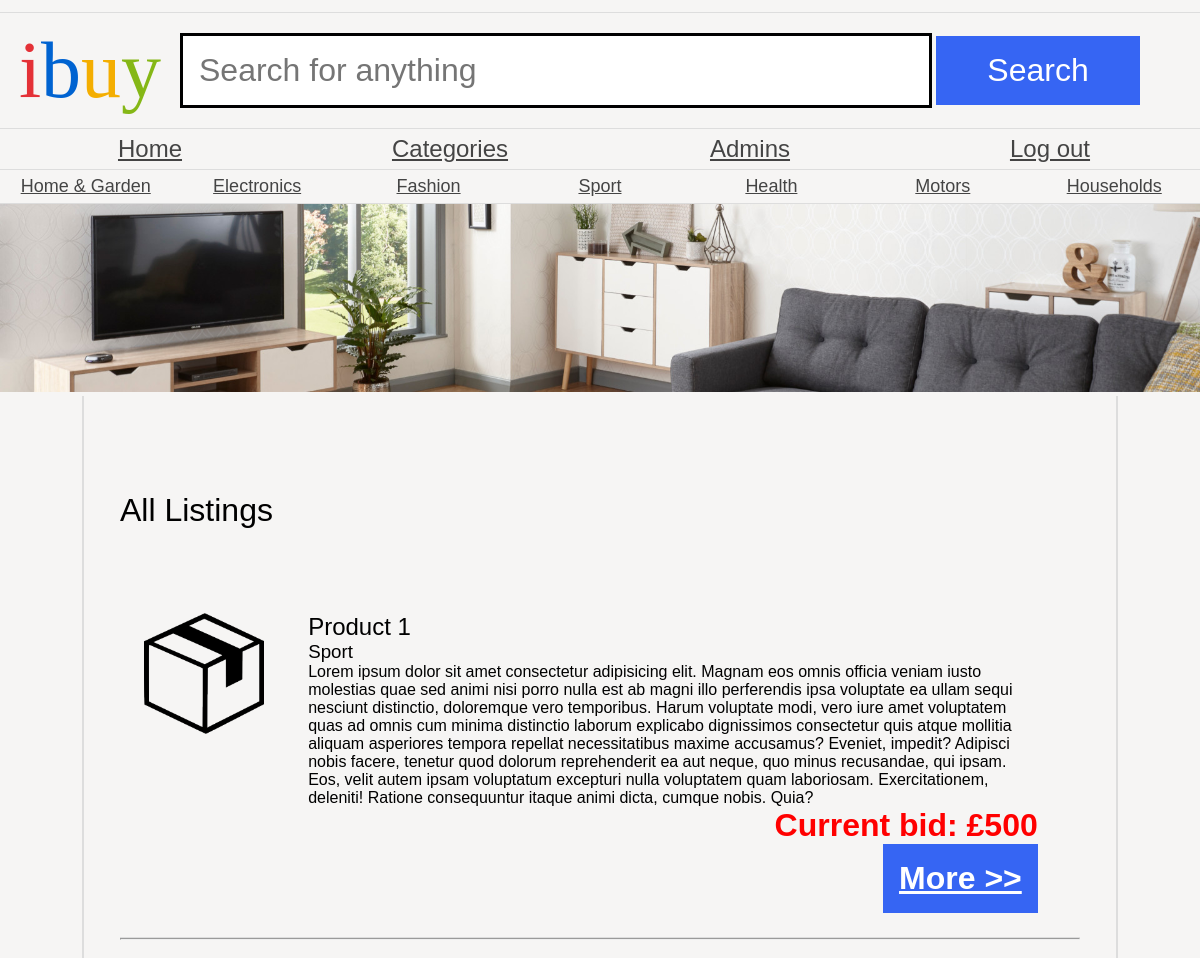
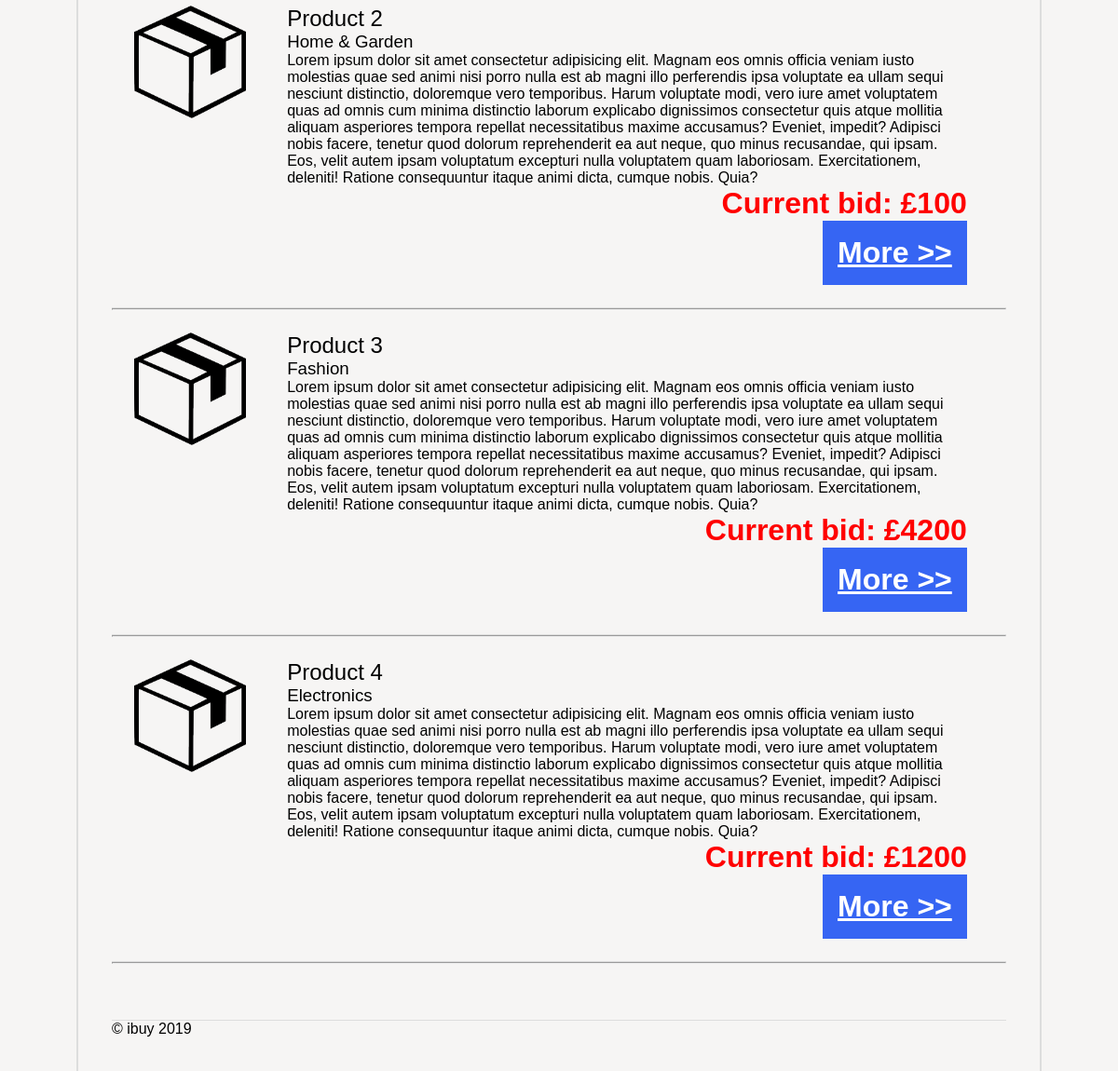
The app's page /websites/as1/public/admin/index.php (signed in) with its own data (2 pictures, top to bottom).
### tables this page shows
CREATE TABLE `category` (
  `id` int(4) NOT NULL,
  `name` varchar(200) NOT NULL
);

CREATE TABLE `auction` (
  `id` int(4) NOT NULL,
  `full_name` varchar(200) NOT NULL,
  `title` varchar(200) NOT NULL,
  `description` text NOT NULL,
  `categoryId` int(4) NOT NULL,
  `created_on` datetime NOT NULL DEFAULT current_timestamp(),
  `end_date` varchar(200) NOT NULL
);

### websites/as1/public/admin/index.php (the view, shortened to what this page needs)
<?php
include 'mainLayout.php';
$auctions = $databaseConnection->prepare('SELECT * FROM auction');
$auctions->execute();
$auctions = $auctions->fetchAll();
echo '<h1>All Listings</h1>';
foreach ($auctions as $auction) {
    $maxBidPrice = $databaseConnection->prepare('SELECT auctionId, MAX(bid) AS max_price FROM bids WHERE auctionId = ' . $auction['id']);
    $maxBidPrice->execute();
    $bidPrice = $maxBidPrice->fetch();
    $categories = $databaseConnection->prepare('SELECT * FROM `category` WHERE id = ' . $auction['categoryId']);
    $categories->execute();
    $categories = $categories->fetch();
?>
    <ul class="productList">
        <li>
            <img src="../product.png" alt="product name">
            <article>
                <h2><?= $auction['title'] ?></h2>
                <h3><?= $categories['name'] ?></h3>
                <p><?= $auction['description'] ?></p>
                <p class="price">Current bid: £<?= ($bidPrice['auctionId'] == $auction['id']) ? $bidPrice['max_price'] : '' ?></p>
                <a href="auction.php?id=<?= $auction['id'] ?>" class="more auctionLink">More &gt;&gt;</a>
            </article>
        </li>
    </ul>
    <hr />
<?php
}
require '../footerLayout.php';
?>

### websites/as1/public/admin/mainLayout.php (shortened to what this page needs)
<?php
include '../databaseConnection.php';
?>
<!DOCTYPE html>
<html>
<head>
    <link rel="stylesheet" href="../ibuy.css" />
</head>
<body>
    <header>
        <h1><span class="i">i</span><span class="b">b</span><span class="u">u</span><span class="y">y</span></h1>
        <form action="#">
            <input type="text" name="search" placeholder="Search for anything" />
            <input type="submit" name="submit" value="Search" />
        </form>
    </header>
    <nav>
        <ul>
            <li><a class="categoryLink" href="index.php">Home</a></li>
            <li><a class="categoryLink" href="adminCategories.php">Categories</a></li>
            <li><a class="categoryLink" href="manageAdmins.php">Admins</a></li>
            <li><a class="categoryLink" href="logout.php">Log out</a></li>
        </ul>
    </nav>
    <nav style="font-size: 12px;">
        <ul>
            <?php
            $category = $databaseConnection->prepare('SELECT * FROM category');
            $category->execute();
            $category = $category->fetchAll();
            foreach ($category as $categories) {
                echo '<li><a class="categoryLink" href="category.php?id=' . $categories['id'] . '">' . $categories['name'] . '</a></li>';
            }
            ?>
        </ul>
    </nav>
    <img src="../banners/1.jpg" alt="Banner" />
    <main>

### websites/as1/public/ibuy.css (style rules this page uses)
* { margin: 0; padding: 0; }
body { font-family: 'Oxygen-Regular', sans-serif; background-color: #f6f5f4; max-width: 100vw; overflow-x: hidden; }
h1, h2, h3, h4 { font-weight: normal; }
a, a:visited { color: #444; }
header { margin-top: 1vw; font-family: 'Univers-Light-Normal'; display: grid; grid-template-columns: 15% 85%; align-items: center; padding-top: 1vw; padding-bottom: 1vw; border-top: 1px solid #ddd; border-bottom: 1px solid #ddd; }
header h1 { text-align: center; font-size: 5em; }
form { display: block; }
header form input[type=text] { border: 3px solid black; font-size: 2em; padding: 0.5em; width: 70%; }
body > img { width: 100vw; }
header form input[type=submit] { background-color: #3665f3; color: white; width: 20%; font-size: 2em; padding: 0.5em; cursor: pointer; border: 0; }
header .i { color: #e43137; }
header .b { color: #0063d1; }
header .u { color: #f4ae01; }
header .y { color: #85b716; }
body > nav { border-bottom: 1px solid #ddd; }
body > nav ul li:last-child a:after { position: absolute; }
body > nav ul { display: flex; width: 100vw; list-style-type: none; }
body > nav ul li { flex: 1; }
body > nav ul li a { display: block; text-align: center; padding-top: 0.5vw; padding-bottom: 0.5vw; font-size: 1.5em; }
.productList { list-style-type: none; }
.productList li { padding: 2vw; border-bottom: 1px solid #ddd; display: grid; grid-template-columns: 18% 80%; }
.productList img { width: auto; display: block; max-width: 10vw; }
p.price { display: block; text-align: right; font-weight: bold; font-size: 2em; }
a.more { display: block; text-align: right; font-weight: bold; float: right; background-color: #3665f3; color: white; font-size: 2em; padding: 0.5em; cursor: pointer; }
main { padding: 3vw; display: block; overflow: hidden; width: 80vw; margin: auto; border-left: 2px solid #ddd; border-right: 2px solid #ddd; }
main h1 { margin-top: 5vw; margin-bottom: 5vw; }
.price { color: red; }

### records on screen
category: name "Home & Garden"
category: name "Electronics"
category: name "Fashion"
category: name "Sport"
category: name "Health"
category: name "Motors"
category: name "Households"
auction: title "Product 1", categoryId.name "Sport", description "Lorem ipsum dolor sit amet consectetur adipisicing elit. Magnam eos omnis officia veniam iusto molestias quae sed animi nisi porro nulla est ab magni illo perferendis ipsa voluptate ea ullam sequi nesciunt distinctio, doloremque vero temporibus. Harum voluptate modi, vero iure amet voluptatem quas ad omnis cum minima distinctio laborum explicabo dignissimos consectetur quis atque mollitia aliquam asperiores tempora repellat necessitatibus maxime accusamus? Eveniet, impedit? Adipisci nobis facere, tenetur quod dolorum reprehenderit ea aut neque, quo minus recusandae, qui ipsam. Eos, velit autem ipsam voluptatum excepturi nulla voluptatem quam laboriosam. Exercitationem, deleniti! Ratione…", max_price "500"
auction: title "Product 2", categoryId.name "Home & Garden", description "Lorem ipsum dolor sit amet consectetur adipisicing elit. Magnam eos omnis officia veniam iusto molestias quae sed animi nisi porro nulla est ab magni illo perferendis ipsa voluptate ea ullam sequi nesciunt distinctio, doloremque vero temporibus. Harum voluptate modi, vero iure amet voluptatem quas ad omnis cum minima distinctio laborum explicabo dignissimos consectetur quis atque mollitia aliquam asperiores tempora repellat necessitatibus maxime accusamus? Eveniet, impedit? Adipisci nobis facere, tenetur quod dolorum reprehenderit ea aut neque, quo minus recusandae, qui ipsam. Eos, velit autem ipsam voluptatum excepturi nulla voluptatem quam laboriosam. Exercitationem, deleniti! Ratione…", max_price "100"
auction: title "Product 3", categoryId.name "Fashion", description "Lorem ipsum dolor sit amet consectetur adipisicing elit. Magnam eos omnis officia veniam iusto molestias quae sed animi nisi porro nulla est ab magni illo perferendis ipsa voluptate ea ullam sequi nesciunt distinctio, doloremque vero temporibus. Harum voluptate modi, vero iure amet voluptatem quas ad omnis cum minima distinctio laborum explicabo dignissimos consectetur quis atque mollitia aliquam asperiores tempora repellat necessitatibus maxime accusamus? Eveniet, impedit? Adipisci nobis facere, tenetur quod dolorum reprehenderit ea aut neque, quo minus recusandae, qui ipsam. Eos, velit autem ipsam voluptatum excepturi nulla voluptatem quam laboriosam. Exercitationem, deleniti! Ratione…", max_price "4200"
auction: title "Product 4", categoryId.name "Electronics", description "Lorem ipsum dolor sit amet consectetur adipisicing elit. Magnam eos omnis officia veniam iusto molestias quae sed animi nisi porro nulla est ab magni illo perferendis ipsa voluptate ea ullam sequi nesciunt distinctio, doloremque vero temporibus. Harum voluptate modi, vero iure amet voluptatem quas ad omnis cum minima distinctio laborum explicabo dignissimos consectetur quis atque mollitia aliquam asperiores tempora repellat necessitatibus maxime accusamus? Eveniet, impedit? Adipisci nobis facere, tenetur quod dolorum reprehenderit ea aut neque, quo minus recusandae, qui ipsam. Eos, velit autem ipsam voluptatum excepturi nulla voluptatem quam laboriosam. Exercitationem, deleniti! Ratione…", max_price "1200"
